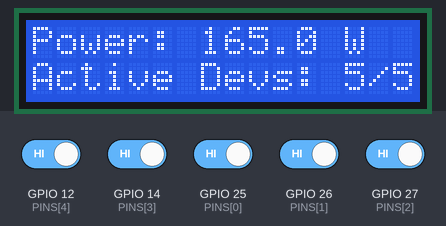
Recording of a sketch running on a simulated ESP32. Parts: 16×2 character LCD. The test bench sets the inputs (shaded band); at power-on: GPIO 12 (PINS[4]), GPIO 14 (PINS[3]), GPIO 25 (PINS[0]), GPIO 26 (PINS[1]), GPIO 27 (PINS[2]) HIGH. WiFi joins after 1.5 s; servers stay silent unless stated; uploads are accepted with an empty reply; what the sketch prints to the serial monitor is not drawn.

Above: at 2.2 s.
2.3 s: GPIO 14 (PINS[3]) driven LOW
At 3.5 s:
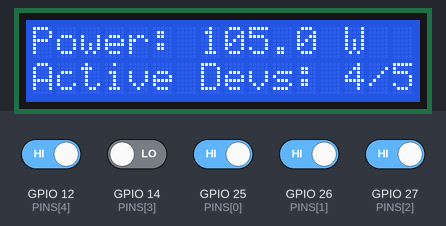
4.2 s: GPIO 25 (PINS[0]) driven LOW
At 5.4 s:
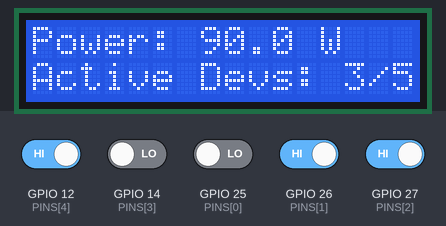
5.7 s: GPIO 12 (PINS[4]) driven LOW
At 6.9 s:
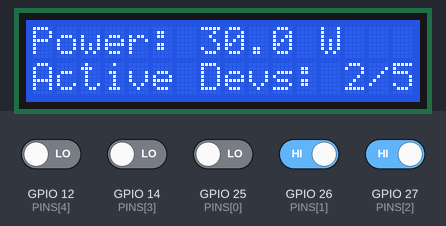
7.2 s: GPIO 26 (PINS[1]) driven LOW
At 8.4 s:
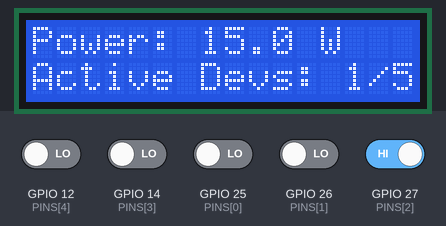
8.7 s: GPIO 27 (PINS[2]) driven LOW
At 9.9 s:
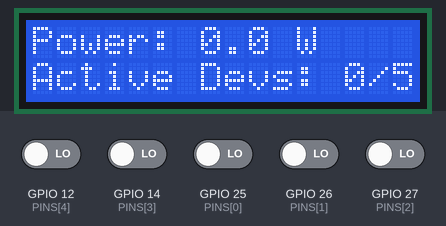
10.2 s: GPIO 12 (PINS[4]) driven HIGH
At 11.0 s:
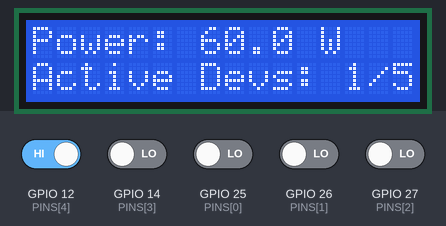
Timing chart, 0 to 12.7 s (numbered marks = the images above; inputs shaded):
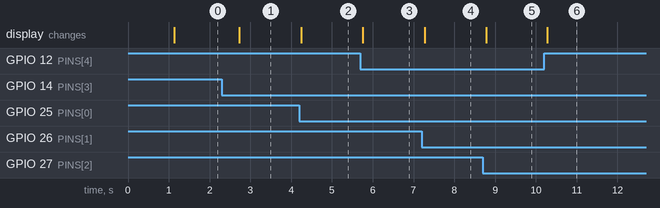

Measured:
- after the input at 2.3 s, the display: changes after 0.43 s (image 1)
- after the input at 4.2 s, the display: changes after 0.05 s (image 2)
- after the input at 5.7 s, the display: changes after 0.06 s (image 3)
- after the input at 7.2 s, the display: changes after 0.07 s (image 4)
- after the input at 8.7 s, the display: changes after 0.08 s (image 5)
- after the input at 10.2 s, the display: changes after 0.08 s (image 6)

The sketch:

sketch.ino
```cpp
#include <WiFi.h>
#include <HTTPClient.h>
#include <Wire.h>
#include <LiquidCrystal_I2C.h>

const char* ssid = "Wokwi-GUEST";
const char* password = "";
// NOTE: Change this placeholder URL to your actual live backend address during integration!
const String serverUrl = "https://abcd-1234.ngrok-free.app/api/device-update";

// Left-side hardware input tracking pin alignment
const int PINS[] = {25, 26, 27, 14, 12};
const String NAMES[] = {"Light 1", "Light 2", "Light 3", "Fan 1", "Fan 2"};
bool lastStates[] = {false, false, false, false, false};

// INSTANT INSTRUMENT VALUES: Power allocation metrics per device type
const float POWER_VALUES[] = {15.0, 15.0, 15.0, 60.0, 60.0}; // Lights = 15W, Fans = 60W

LiquidCrystal_I2C lcd(0x27, 16, 2);

void setup() {
  Serial.begin(115200);

  lcd.init();
  lcd.backlight();
  lcd.setCursor(0, 0);
  lcd.print("Office Syncing...");

  for(int i = 0; i < 5; i++) {
    pinMode(PINS[i], INPUT_PULLDOWN); // Keeps line clean when switches are toggled off
  }

  WiFi.begin(ssid, password);

  lcd.clear();
  lcd.setCursor(0, 0);
  lcd.print("System Booted!");
  delay(1000);
}

void loop() {
  // --- SECTION A: INSTANTANEOUS LOCAL DISPLAY ENGINE ---
  float totalCalculatedWatts = 0.0;
  int activeCount = 0;

  // Scan switch arrays to compute cumulative power metrics instantly
  for(int i = 0; i < 5; i++) {
    if(digitalRead(PINS[i]) == HIGH) {
      activeCount++;
      totalCalculatedWatts += POWER_VALUES[i];
    }
  }

  // Print results to the display monitor with zero latency
  lcd.setCursor(0, 0);
  lcd.print("Power: " + String(totalCalculatedWatts, 1) + " W   ");

  lcd.setCursor(0, 1);
  lcd.print("Active Devs: " + String(activeCount) + "/5 ");

  // --- SECTION B: LOW-LATENCY CLOUD METRICS DISPATCH ---
  if (WiFi.status() == WL_CONNECTED) {
    for(int i = 0; i < 5; i++) {
      bool currentState = digitalRead(PINS[i]);

      if(currentState != lastStates[i]) {
        lastStates[i] = currentState;

        String jsonPayload = "{\"room\":\"Drawing Room\",\"device\":\"" + NAMES[i] + "\",\"status\":\"" + String(currentState ? "on" : "off") + "\",\"room_power_watts\":" + String(totalCalculatedWatts) + "}";

        Serial.println("Cloud Dispatch: " + jsonPayload);

        HTTPClient http;

        // Strict network constraints force immediate execution recovery
        http.setConnectTimeout(100);
        http.setTimeout(100);

        http.begin(serverUrl);
        http.addHeader("Content-Type", "application/json");

        int httpResponseCode = http.POST(jsonPayload);
        http.end();
      }
    }
  }

  delay(50); // Fluid 50ms display scanning cycles
}
```
